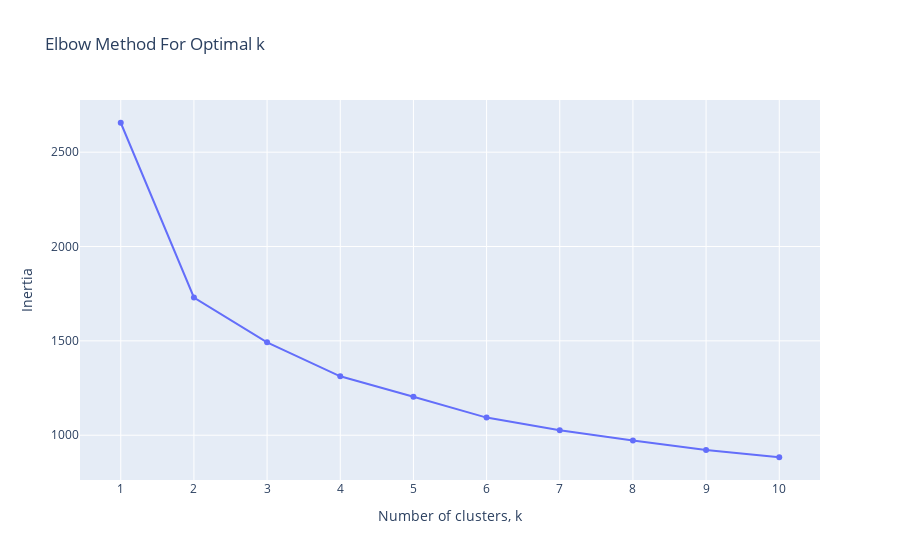

Here is the notebook cell this chart was saved with:
### Code cell
inertias = []
range_of_clusters = range(1, 11)

for k in range_of_clusters:
    model = KMeans(n_clusters=k, random_state=42, n_init=10)
    model.fit(customers_scale)
    inertias.append(model.inertia_)

import plotly.graph_objects as go

fig = go.Figure()
fig.add_trace(go.Scatter(x=list(range_of_clusters), y=inertias, mode='lines+markers', name='Inertia'))
fig.update_layout(title='Elbow Method For Optimal k',
                  xaxis_title='Number of clusters, k',
                  yaxis_title='Inertia',
                  xaxis=dict(tickmode='array', tickvals=list(range_of_clusters)))
fig.show()

### Figure 1 — Plotly figure (JSON) as saved in the notebook; plotly's stock layout.template omitted (floating-point values rounded to 4 significant figures)
{"data": [{"mode": "lines+markers", "name": "Inertia", "type": "scatter", "x": [1, 2, 3, 4, 5, 6, 7, 8, 9, 10], "y": [2656, 1730.0, 1492.0, 1312.0, 1204.0, 1093.0, 1026.0, 971.5, 921.8, 883.2]}], "layout": {"title": {"text": "Elbow Method For Optimal k"}, "xaxis": {"tickmode": "array", "tickvals": [1, 2, 3, 4, 5, 6, 7, 8, 9, 10], "title": {"text": "Number of clusters, k"}}, "yaxis": {"title": {"text": "Inertia"}}}}
